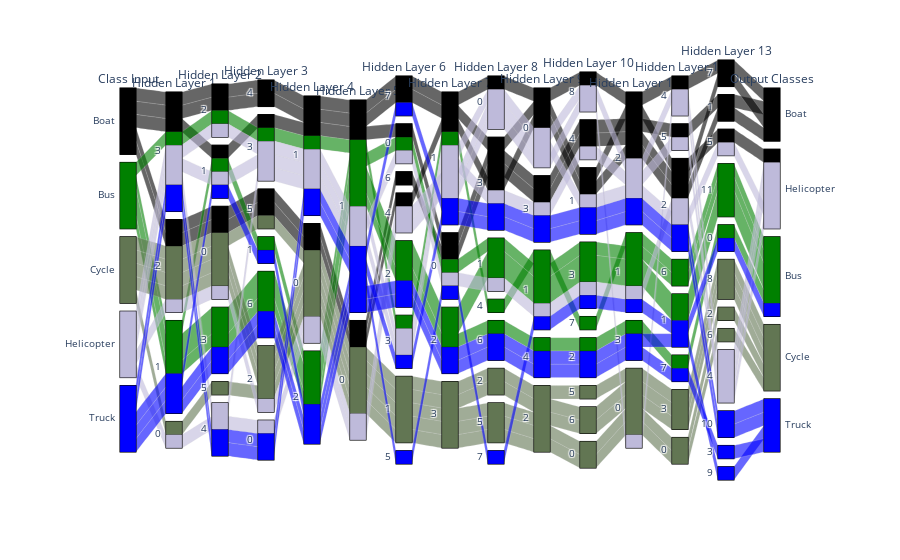

The notebook cell saved with this chart:
### Code cell
import plotly.express as px

color = pd.DataFrame(classes,columns=['Class']);
colorscale =[[0, 'black'],[0.5, 'Green'],[0.7,'rgb(98,118,83)'],[0.9,'rgb(190,186,218)'],[1,'blue']];

fig=px.parallel_categories(dfTot,dimensions=['Class','L1 C1','L2 C1','L3 C1', 
                                             'L4 C1','L5 C1','L6 C1','L7 C1','L8 C1',
                                             'L9 C1','L10 C1','L11 C1','L12 C1'
,'L13 C1','class'],
 labels={'Class':'Class Input','L1 C1':'Hidden Layer 1','L2 C1':'Hidden Layer 2',
         'L3 C1':'Hidden Layer 3','L4 C1':'Hidden Layer 4',
         'L5 C1':'Hidden Layer 5','L6 C1':'Hidden Layer 6',
         'L7 C1':'Hidden Layer 7','L8 C1':'Hidden Layer 8',
         'L9 C1':'Hidden Layer 9','L10 C1':'Hidden Layer 10',
         'L11 C1':'Hidden Layer 11','L12 C1':'Hidden Layer 12',
         'L13 C1':'Hidden Layer 13',
         'class':'Output Classes'},color=classes,color_continuous_scale=colorscale)
fig.update(layout_coloraxis_showscale=False)
fig

### Figure 1 — Plotly figure (JSON) as saved in the notebook; plotly's stock layout.template omitted (floating-point values rounded to 4 significant figures)
{"data": [{"dimensions": [{"label": "Class Input", "values": ["Boat", "Boat", "Boat", "Boat", "Boat", "Bus", "Bus", "Bus", "Bus", "Bus", "Cycle", "Cycle", "Cycle", "Cycle", "Cycle", "Helicopter", "Helicopter", "Helicopter", "Helicopter", "Helicopter", "Truck", "Truck", "Truck", "Truck", "Truck"]}, {"label": "Hidden Layer 1", "values": [3, 3, 2, 3, 2, 1, 1, 1, 3, 1, 2, 2, 2, 2, 0, 0, 3, 3, 3, 2, 3, 3, 1, 1, 1]}, {"label": "Hidden Layer 2", "values": [2, 1, 0, 2, 0, 1, 3, 3, 2, 3, 0, 0, 0, 0, 5, 4, 1, 2, 4, 0, 4, 4, 1, 3, 3]}, {"label": "Hidden Layer 3", "values": [4, 3, 5, 4, 5, 1, 6, 6, 3, 6, 5, 2, 2, 2, 2, 0, 3, 3, 3, 2, 0, 0, 1, 6, 6]}, {"label": "Hidden Layer 4", "values": [1, 1, 0, 1, 0, 2, 2, 2, 1, 2, 0, 0, 0, 0, 0, 0, 1, 1, 1, 0, 1, 1, 2, 2, 2]}, {"label": "Hidden Layer 5", "values": [1, 1, 0, 1, 0, 1, 1, 1, 1, 1, 0, 0, 0, 0, 0, 0, 1, 1, 1, 0, 1, 1, 1, 1, 1]}, {"label": "Hidden Layer 6", "values": [7, 0, 6, 7, 4, 0, 2, 2, 3, 2, 1, 1, 1, 1, 1, 4, 0, 3, 3, 4, 3, 7, 5, 2, 2]}, {"label": "Hidden Layer 7", "values": [1, 0, 0, 1, 1, 0, 2, 2, 1, 2, 3, 3, 3, 3, 3, 1, 0, 1, 1, 1, 1, 1, 0, 2, 2]}, {"label": "Hidden Layer 8", "values": [0, 3, 3, 3, 3, 1, 1, 1, 4, 6, 2, 5, 2, 5, 5, 0, 1, 0, 3, 0, 3, 3, 7, 6, 6]}, {"label": "Hidden Layer 9", "values": [0, 3, 3, 0, 0, 1, 1, 1, 1, 4, 2, 2, 2, 2, 2, 0, 1, 0, 3, 0, 3, 3, 1, 4, 4]}, {"label": "Hidden Layer 10", "values": [8, 4, 4, 1, 1, 3, 3, 3, 7, 2, 5, 6, 6, 0, 0, 8, 3, 8, 4, 1, 1, 1, 3, 2, 2]}, {"label": "Hidden Layer 11", "values": [2, 2, 2, 2, 2, 1, 1, 1, 1, 3, 0, 0, 0, 0, 0, 0, 1, 2, 2, 2, 2, 2, 1, 3, 3]}, {"label": "Hidden Layer 12", "values": [4, 5, 2, 2, 2, 6, 1, 1, 6, 7, 3, 3, 3, 0, 0, 4, 2, 4, 5, 2, 2, 2, 1, 7, 1]}, {"label": "Hidden Layer 13", "values": [7, 1, 7, 5, 1, 11, 11, 11, 11, 0, 8, 8, 8, 2, 6, 4, 4, 4, 4, 5, 10, 10, 0, 3, 9]}, {"label": "Output Classes", "values": ["Boat", "Boat", "Boat", "Helicopter", "Boat", "Bus", "Bus", "Bus", "Bus", "Bus", "Cycle", "Cycle", "Cycle", "Cycle", "Cycle", "Helicopter", "Helicopter", "Helicopter", "Helicopter", "Helicopter", "Truck", "Truck", "Bus", "Truck", "Truck"]}], "domain": {"x": [0, 1], "y": [0, 1]}, "line": {"color": [0, 0, 0, 0, 0, 0.5, 0.5, 0.5, 0.5, 0.5, 0.7, 0.7, 0.7, 0.7, 0.7, 0.9, 0.9, 0.9, 0.9, 0.9, 1, 1, 1, 1, 1], "coloraxis": "coloraxis"}, "name": "", "type": "parcats"}], "layout": {"coloraxis": {"colorbar": {"title": {"text": "color"}}, "colorscale": [[0, "black"], [0.5, "Green"], [0.7, "rgb(98,118,83)"], [0.9, "rgb(190,186,218)"], [1, "blue"]], "showscale": false}, "legend": {"tracegroupgap": 0}, "margin": {"t": 60}}}
